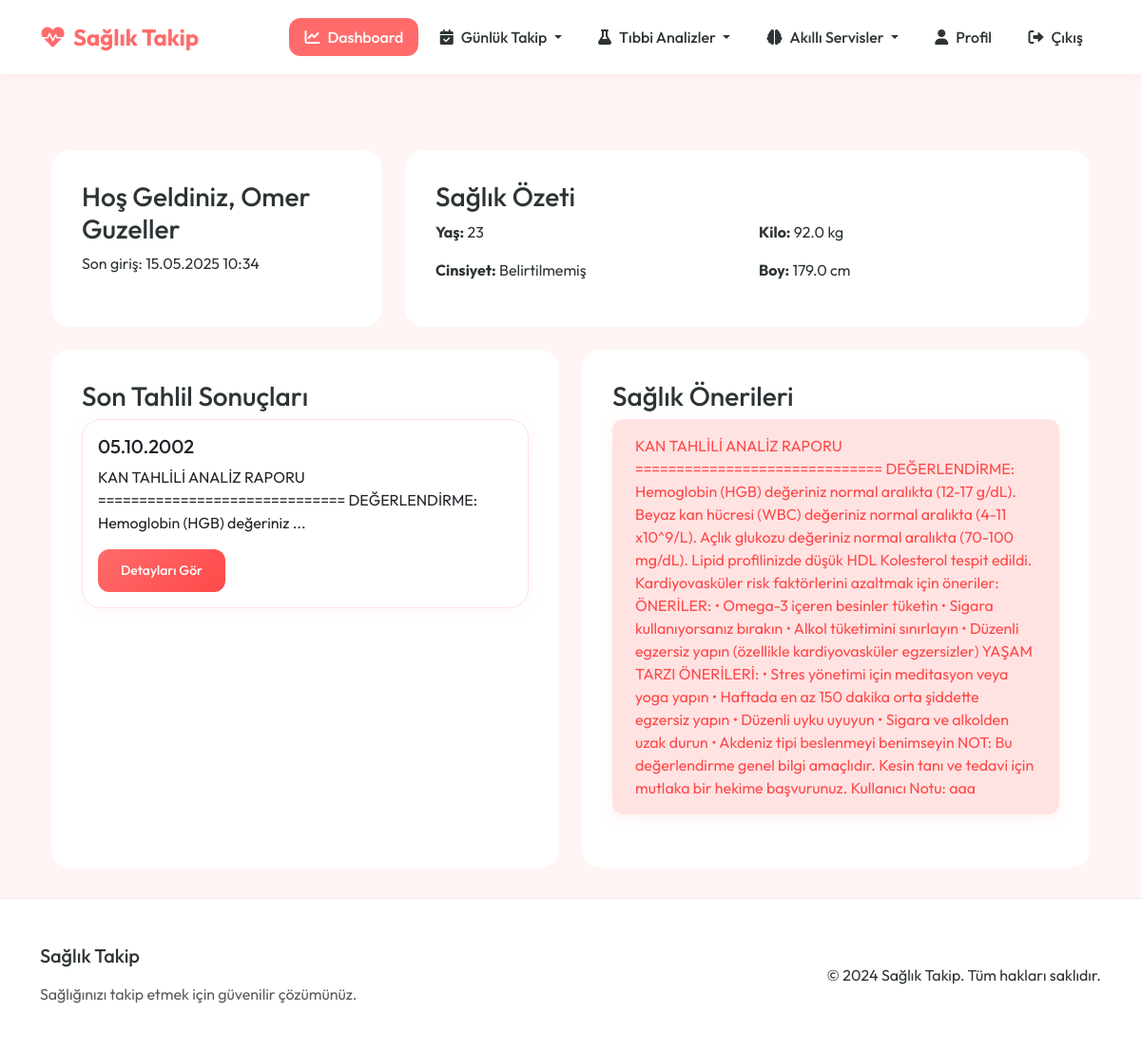
/dashboard (signed in), run on an earlier commit of the app's database.
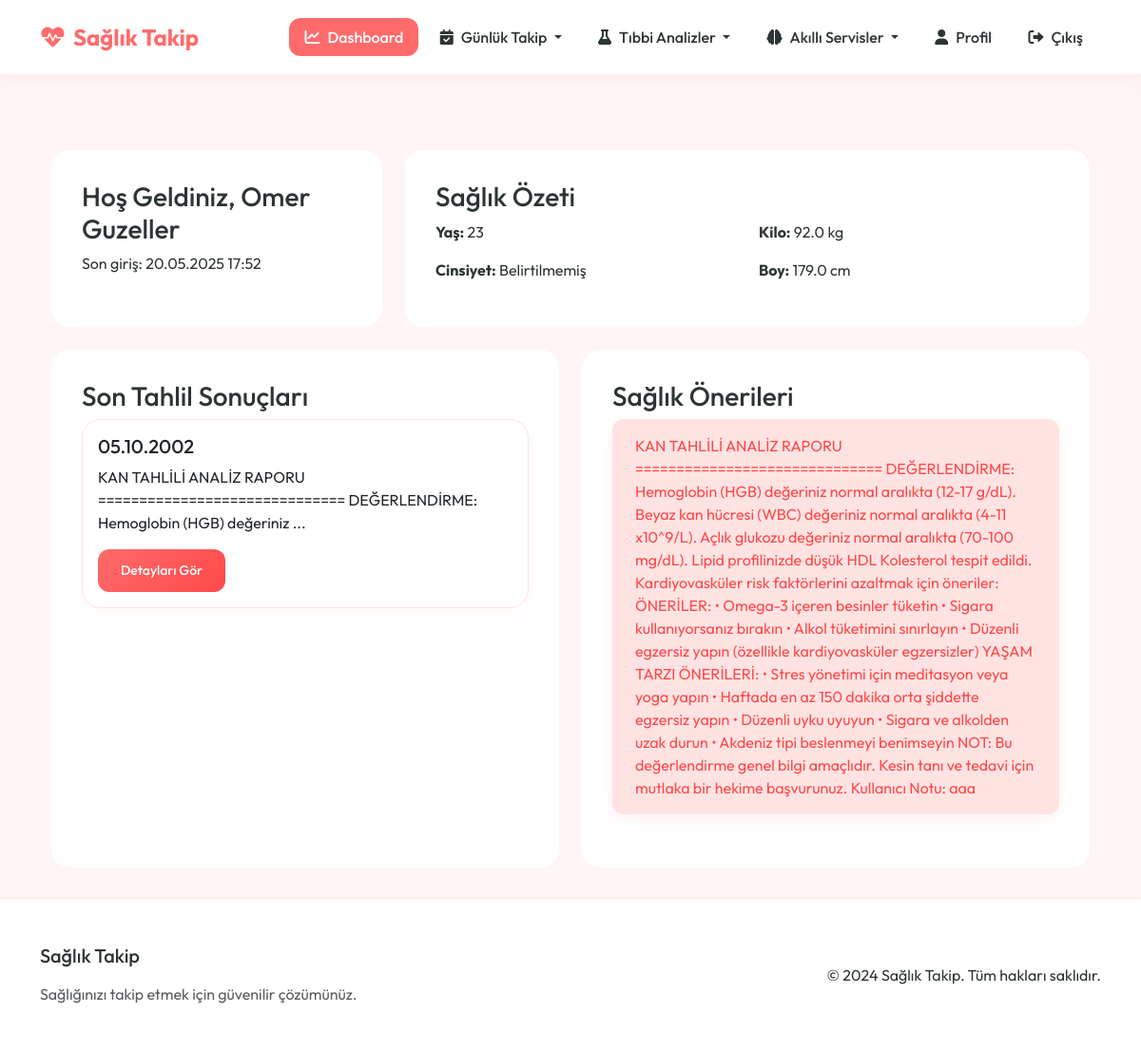
And on a later commit of the database.
### app.py (models this page shows, shortened)
class User(UserMixin, db.Model):
    id = db.Column(db.Integer, primary_key=True)
    email = db.Column(db.String(120), unique=True, nullable=False)
    password_hash = db.Column(db.String(128))
    name = db.Column(db.String(100))
    age = db.Column(db.Integer)
    gender = db.Column(db.String(10))
    weight = db.Column(db.Float)
    height = db.Column(db.Float)
    activity_level = db.Column(db.String(20))  # Sedentary, Lightly Active, Moderately Active, Very Active, Extra Active
    goal = db.Column(db.String(20))  # Lose Weight, Maintain, Gain Weight
    last_login = db.Column(db.DateTime, nullable=True)
    created_at = db.Column(db.DateTime, default=datetime.utcnow)
    test_results = db.relationship('TestResult', backref='user', lazy=True)
    meals = db.relationship('Meal', backref='user', lazy=True)

class TestResult(db.Model):
    id = db.Column(db.Integer, primary_key=True)
    user_id = db.Column(db.Integer, db.ForeignKey('user.id'), nullable=False)
    date = db.Column(db.DateTime, nullable=False, default=datetime.utcnow)
    pdf_path = db.Column(db.String(200))
    results_data = db.Column(db.JSON)
    recommendations = db.Column(db.Text)

### app.py (the view)
@app.route('/dashboard')
@login_required
def dashboard():
    return render_template('main/dashboard.html')

### app.py (called while the page is built)
@login_manager.user_loader
def load_user(user_id):
    return User.query.get(int(user_id))

### health_app/templates/main/dashboard.html (shortened to what this page needs)
{% extends "base.html" %}
{% block content %}
<div class="container mt-5">
    <div class="row">
        <div class="col-md-4">
            <div class="dashboard-card">
                <h3>Hoş Geldiniz, {{ current_user.name }}</h3>
                <p>Son giriş: {{ current_user.last_login.strftime('%d.%m.%Y %H:%M') if current_user.last_login else 'İlk giriş' }}</p>
            </div>
        </div>
        <div class="col-md-8">
            <div class="dashboard-card">
                <h3>Sağlık Özeti</h3>
                <div class="row">
                    <div class="col-md-6">
                        <p><strong>Yaş:</strong> {{ current_user.age or 'Belirtilmemiş' }}</p>
                        <p><strong>Cinsiyet:</strong> {{ current_user.gender or 'Belirtilmemiş' }}</p>
                    </div>
                    <div class="col-md-6">
                        <p><strong>Kilo:</strong> {{ current_user.weight or 'Belirtilmemiş' }} kg</p>
                        <p><strong>Boy:</strong> {{ current_user.height or 'Belirtilmemiş' }} cm</p>
                    </div>
                </div>
            </div>
        </div>
    </div>
    <div class="row mt-4">
        <div class="col-md-6">
            <div class="dashboard-card">
                <h3>Son Tahlil Sonuçları</h3>
                {% if current_user.test_results %}
                    {% for result in current_user.test_results[-3:] %}
                        <div class="card mb-3">
                            <div class="card-body">
                                <h5 class="card-title">{{ result.date.strftime('%d.%m.%Y') }}</h5>
                                <p class="card-text">
                                    {% if result.recommendations %}
                                        {{ result.recommendations[:100] }}...
                                    {% else %}
                                        Henüz analiz edilmedi
                                    {% endif %}
                                </p>
                                <a href="{{ url_for('blood_test_detail', test_id=result.id) }}" class="btn btn-primary btn-sm">Detayları Gör</a>
                            </div>
                        </div>
                    {% endfor %}
                {% else %}
                    <p>Henüz tahlil sonucu yüklenmemiş.</p>
                {% endif %}
            </div>
        </div>
        <div class="col-md-6">
            <div class="dashboard-card">
                <h3>Sağlık Önerileri</h3>
                {% if current_user.test_results and current_user.test_results[-1].recommendations %}
                    <div class="alert alert-info">
                        {{ current_user.test_results[-1].recommendations }}
                    </div>
                {% else %}
                    <p>Tahlil sonuçlarınızı yükleyerek kişiselleştirilmiş sağlık önerileri alabilirsiniz.</p>
                {% endif %}
            </div>
        </div>
    </div>
</div>
{% endblock %}

### health_app/templates/base.html (shortened to what this page needs)
<!DOCTYPE html>
<html lang="tr">
<head>
    <link href="https://cdn.jsdelivr.net/npm/bootstrap@5.3.0/dist/css/bootstrap.min.css" rel="stylesheet">
    <link href="https://cdnjs.cloudflare.com/ajax/libs/font-awesome/6.0.0/css/all.min.css" rel="stylesheet">
    <link rel="stylesheet" href="https://cdnjs.cloudflare.com/ajax/libs/animate.css/4.1.1/animate.min.css">
</head>
<body>
    <nav class="navbar navbar-expand-lg">
        <div class="container">
            <a class="navbar-brand" href="{{ url_for('index') }}">
                <i class="fas fa-heartbeat me-2"></i>Sağlık Takip
            </a>
            <div class="collapse navbar-collapse" id="navbarNav">
                <ul class="navbar-nav ms-auto">
                    {% if current_user.is_authenticated %}
                        <li class="nav-item">
                            <a class="nav-link {% if request.endpoint == 'dashboard' %}active{% endif %}" href="{{ url_for('dashboard') }}">
                                <i class="fas fa-chart-line me-2"></i>Dashboard
                            </a>
                        </li>
                        <li class="nav-item dropdown">
                            <a class="nav-link dropdown-toggle " href="#" id="dailyTrackingDropdown" role="button" data-bs-toggle="dropdown" aria-expanded="false">
                                <i class="fas fa-calendar-check me-2"></i>Günlük Takip
                            </a>
                        </li>
                        <li class="nav-item dropdown">
                            <a class="nav-link dropdown-toggle " href="#" id="medicalAnalysisDropdown" role="button" data-bs-toggle="dropdown" aria-expanded="false">
                                <i class="fas fa-flask me-2"></i>Tıbbi Analizler
                            </a>
                        </li>
                        <li class="nav-item dropdown">
                            <a class="nav-link dropdown-toggle " href="#" id="smartServicesDropdown" role="button" data-bs-toggle="dropdown" aria-expanded="false">
                                <i class="fas fa-brain me-2"></i>Akıllı Servisler
                            </a>
                        </li>
                        <li class="nav-item">
                            <a class="nav-link {% if request.endpoint == 'profile' %}active{% endif %}" href="{{ url_for('profile') }}">
                                <i class="fas fa-user me-2"></i>Profil
                            </a>
                        </li>
                        <li class="nav-item">
                            <a class="nav-link" href="{{ url_for('logout') }}">
                                <i class="fas fa-sign-out-alt me-2"></i>Çıkış
                            </a>
                        </li>
                    {% endif %}
                </ul>
            </div>
        </div>
    </nav>
    <main class="main-content">
        <div class="container">
            {% block content %}{% endblock %}
        </div>
    </main>
    <footer class="footer">
        <div class="container">
            <div class="row align-items-center">
                <div class="col-md-6">
                    <h5 class="mb-3">Sağlık Takip</h5>
                    <p class="text-muted mb-0">Sağlığınızı takip etmek için güvenilir çözümünüz.</p>
                </div>
                <div class="col-md-6 text-md-end">
                    <p class="mb-0">&copy; 2024 Sağlık Takip. Tüm hakları saklıdır.</p>
                </div>
            </div>
        </div>
    </footer>
</body>
</html>

### health_app/templates/base.html (style rules this page uses)
:root { --primary-color: #FF6B6B !important; --primary-light: #FFE3E3 !important; --primary-dark: #FF4949 !important; --secondary-color: #4ECDC4 !important; --accent-color: #FF8B8B !important; --background-color: #FFF5F5 !important; --text-color: #2D3436 !important; --card-bg: #FFFFFF !important; --border-color: #FFE3E3 !important; }
body { font-family: 'Outfit', sans-serif !important; background-color: var(--background-color) !important; color: var(--text-color) !important; min-height: 100vh; display: flex; flex-direction: column; }
.navbar { background: var(--card-bg) !important; box-shadow: 0 2px 15px rgba(255, 107, 107, 0.1) !important; padding: 1rem 0; position: sticky; top: 0; z-index: 1000; backdrop-filter: blur(10px); -webkit-backdrop-filter: blur(10px); }
.navbar-brand { font-weight: 700 !important; color: var(--primary-color) !important; font-size: 1.5rem; transition: all 0.3s ease; }
.nav-link { color: var(--text-color) !important; font-weight: 500; padding: 0.5rem 1rem !important; border-radius: 12px; transition: all 0.3s ease; margin: 0 0.2rem; }
.nav-link.active { background-color: var(--primary-color) !important; color: white !important; }
.main-content { flex: 1; padding: 2rem 0; }
.card { background: var(--card-bg); border: 1px solid var(--border-color); border-radius: 20px; box-shadow: 0 4px 20px rgba(255, 107, 107, 0.05); transition: all 0.3s cubic-bezier(0.4, 0, 0.2, 1); overflow: hidden; }
.btn { padding: 0.75rem 1.5rem; font-weight: 500; border-radius: 12px; transition: all 0.3s cubic-bezier(0.4, 0, 0.2, 1); position: relative; overflow: hidden; }
.btn::after { content: ''; position: absolute; top: 50%; left: 50%; width: 0; height: 0; background: rgba(255, 255, 255, 0.2); border-radius: 50%; transform: translate(-50%, -50%); transition: width 0.6s ease, height 0.6s ease; }
.btn-primary { background: linear-gradient(135deg, var(--primary-color), var(--primary-dark)) !important; border: none !important; }
.alert { border: none; border-radius: 12px; padding: 1rem 1.5rem; margin-bottom: 1.5rem; box-shadow: 0 4px 15px rgba(255, 107, 107, 0.1); animation: slideInDown 0.5s ease; }
.alert-info { background-color: var(--primary-light) !important; color: var(--primary-dark) !important; }
.footer { background: var(--card-bg); border-top: 1px solid var(--border-color); padding: 3rem 0; margin-top: auto; }
.dashboard-card { background: var(--card-bg); border-radius: 20px; padding: 2rem; height: 100%; transition: all 0.3s cubic-bezier(0.4, 0, 0.2, 1); }

What changed in the data, as far as the page shows it:
changed User "Omer Guzeller": last_login "15.05.2025 10:34" → "20.05.2025 17:52"
